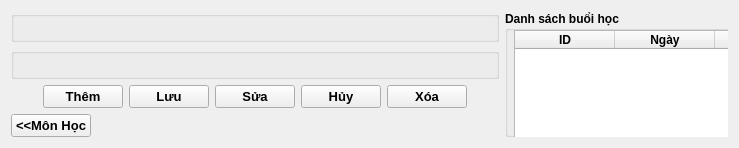
               <widget class="QWidget" name="page_LichHoc">
                <layout class="QHBoxLayout" name="horizontalLayout_2">
                 <item>
                  <layout class="QHBoxLayout" name="horizontalLayout_5" stretch="5,3">
                   <item>
                    <layout class="QVBoxLayout" name="verticalLayout_31" stretch="1,3,1">
                     <item>
                      <layout class="QHBoxLayout" name="horizontalLayout_22">
                       <item>
                        <widget class="QGroupBox" name="groupBox_24">
                         <property name="title">
                          <string/>
                         </property>
                         <widget class="QLabel" name="label_2">
                          <property name="geometry">
                           <rect>
                            <x>10</x>
                            <y>10</y>
                            <width>721</width>
                            <height>101</height>
                           </rect>
                          </property>
                          <property name="font">
                           <font>
                            <pointsize>14</pointsize>
                            <weight>75</weight>
                            <bold>true</bold>
                           </font>
                          </property>
                          <property name="text">
                           <string>Thông Tin Buổi Học</string>
                          </property>
                          <property name="alignment">
                           <set>Qt::AlignCenter</set>
                          </property>
                         </widget>
                        </widget>
                       </item>
                      </layout>
                     </item>
                     <item>
                      <layout class="QHBoxLayout" name="horizontalLayout_33" stretch="1">
                       <item>
                        <widget class="QGroupBox" name="groupBox_25">
                         <property name="title">
                          <string/>
                         </property>
                         <widget class="QWidget" name="horizontalLayoutWidget_8">
                          <property name="geometry">
                           <rect>
                            <x>-1</x>
                            <y>-1</y>
                            <width>741</width>
                            <height>371</height>
                           </rect>
                          </property>
                          <layout class="QHBoxLayout" name="horizontalLayout_40" stretch="1,1">
                           <item>
                            <layout class="QFormLayout" name="formLayout_12">
                             <property name="verticalSpacing">
                              <number>28</number>
                             </property>
                             <property name="leftMargin">
                              <number>8</number>
                             </property>
                             <property name="topMargin">
                              <number>42</number>
                             </property>
                             <property name="rightMargin">
                              <number>7</number>
                             </property>
                             <item row="0" column="0">
                              <widget class="QLabel" name="iDLPHCPhNLabel">
                               <property name="font">
                                <font>
                                 <pointsize>10</pointsize>
                                 <weight>75</weight>
                                 <bold>true</bold>
                                </font>
                               </property>
                               <property name="text">
                                <string>ID Lớp Học Phần:</string>
                               </property>
                              </widget>
                             </item>
                             <item row="0" column="1">
                              <widget class="QLineEdit" name="fi_IDLHP_4">
                               <property name="font">
                                <font>
                                 <pointsize>10</pointsize>
                                 <weight>50</weight>
                                 <bold>false</bold>
                                </font>
                               </property>
                              </widget>
                             </item>
                             <item row="1" column="0">
                              <widget class="QLabel" name="iDBuIHCLabel">
                               <property name="font">
                                <font>
                                 <pointsize>10</pointsize>
                                 <weight>75</weight>
                                 <bold>true</bold>
                                </font>
                               </property>
                               <property name="text">
                                <string>ID Buổi Học:</string>
                               </property>
                              </widget>
                             </item>
                             <item row="1" column="1">
                              <widget class="QLineEdit" name="fi_IDBH_4">
                               <property name="font">
                                <font>
                                 <pointsize>10</pointsize>
                                 <weight>50</weight>
                                 <bold>false</bold>
                                </font>
                               </property>
                              </widget>
                             </item>
                             <item row="2" column="0">
                              <widget class="QLabel" name="ngYLabel">
                               <property name="font">
                                <font>
                                 <pointsize>10</pointsize>
                                 <weight>75</weight>
                                 <bold>true</bold>
                                </font>
                               </property>
                               <property name="text">
                                <string>Ngày:</string>
                               </property>
                              </widget>
                             </item>
                             <item row="2" column="1">
                              <widget class="QDateEdit" name="fi_NgayHoc_4">
                               <property name="font">
                                <font>
                                 <pointsize>10</pointsize>
                                 <weight>50</weight>
                                 <bold>false</bold>
                                </font>
                               </property>
                              </widget>
                             </item>
                             <item row="3" column="0">
                              <widget class="QLabel" name="tTiTLabel">
                               <property name="font">
                                <font>
                                 <pointsize>10</pointsize>
                                 <weight>75</weight>
                                 <bold>true</bold>
                                </font>
                               </property>
                               <property name="text">
                                <string>Từ Tiết:</string>
                               </property>
                              </widget>
                             </item>
                             <item row="3" column="1">
                              <widget class="QComboBox" name="fi_GioBD_4">
                               <property name="font">
                                <font>
                                 <pointsize>10</pointsize>
                                 <weight>50</weight>
                                 <bold>false</bold>
                                </font>
                               </property>
                              </widget>
                             </item>
                            </layout>
                           </item>
                           <item>
                            <layout class="QFormLayout" name="formLayout_14">
                             <property name="verticalSpacing">
                              <number>28</number>
                             </property>
                             <property name="leftMargin">
                              <number>6</number>
                             </property>
                             <property name="topMargin">
                              <number>42</number>
                             </property>
                             <property name="rightMargin">
                              <number>8</number>
                             </property>
                             <item row="0" column="0">
                              <widget class="QLabel" name="mNHCLabel">
                               <property name="font">
                                <font>
                                 <pointsize>10</pointsize>
                                 <weight>75</weight>
                                 <bold>true</bold>
                                </font>
                               </property>
                               <property name="text">
                                <string>Môn Học:</string>
                               </property>
                              </widget>
                             </item>
                             <item row="0" column="1">
                              <widget class="QLineEdit" name="fi_MH_4">
                               <property name="font">
                                <font>
                                 <pointsize>10</pointsize>
                                 <weight>50</weight>
                                 <bold>false</bold>
                                </font>
                               </property>
                              </widget>
                             </item>
                             <item row="1" column="0">
                              <widget class="QLabel" name="giNgViNLabel_3">
                               <property name="font">
                                <font>
                                 <pointsize>10</pointsize>
                                 <weight>75</weight>
                                 <bold>true</bold>
                                </font>
                               </property>
                               <property name="text">
                                <string>Giảng Viên:</string>
                               </property>
                              </widget>
                             </item>
                             <item row="1" column="1">
                              <widget class="QLineEdit" name="fi_GiangVien_4">
                               <property name="font">
                                <font>
                                 <pointsize>10</pointsize>
                                 <weight>50</weight>
                                 <bold>false</bold>
                                </font>
                               </property>
                              </widget>
                             </item>
                             <item row="2" column="0">
                              <widget class="QLabel" name="phNgLabel_2">
                               <property name="font">
                                <font>
                                 <pointsize>10</pointsize>
                                 <weight>75</weight>
                                 <bold>true</bold>
                                </font>
                               </property>
                               <property name="text">
                                <string>Phòng:</string>
                               </property>
                              </widget>
                             </item>
                             <item row="2" column="1">
                              <widget class="QComboBox" name="fi_PhongHoc_4">
                               <property name="font">
                                <font>
                                 <pointsize>10</pointsize>
                                 <weight>50</weight>
                                 <bold>false</bold>
                                </font>
                               </property>
                              </widget>
                             </item>
                             <item row="3" column="0">
                              <widget class="QLabel" name="nTiTLabel">
                               <property name="font">
                                <font>
                                 <pointsize>10</pointsize>
                                 <weight>75</weight>
                                 <bold>true</bold>
                                </font>
                               </property>
                               <property name="text">
                                <string>Đến Tiết:</string>
                               </property>
                              </widget>
                             </item>
                             <item row="3" column="1">
                              <widget class="QComboBox" name="fi_GioKT_4">
                               <property name="font">
                                <font>
                                 <pointsize>10</pointsize>
                                 <weight>50</weight>
                                 <bold>false</bold>
                                </font>
                               </property>
                              </widget>
                             </item>
                            </layout>
                           </item>
                          </layout>
                         </widget>
                        </widget>
                       </item>
                      </layout>
                     </item>
                     <item>
                      <layout class="QVBoxLayout" name="verticalLayout_33">
                       <item>
                        <layout class="QHBoxLayout" name="horizontalLayout_35">
                         <property name="leftMargin">
                          <number>32</number>
                         </property>
                         <property name="rightMargin">
                          <number>32</number>
                         </property>
                         <item>
                          <spacer name="horizontalSpacer_5">
                           <property name="orientation">
                            <enum>Qt::Horizontal</enum>
                           </property>
                           <property name="sizeHint" stdset="0">
                            <size>
                             <width>40</width>
                             <height>20</height>
                            </size>
                           </property>
                          </spacer>
                         </item>
                         <item>
                          <widget class="QPushButton" name="btn_ThemBH_4">
                           <property name="font">
                            <font>
                             <pointsize>10</pointsize>
                             <weight>75</weight>
                             <bold>true</bold>
                            </font>
                           </property>
                           <property name="text">
                            <string>Thêm</string>
                           </property>
                          </widget>
                         </item>
                         <item>
                          <widget class="QPushButton" name="btn_LuuBH_4">
                           <property name="font">
                            <font>
                             <pointsize>10</pointsize>
                             <weight>75</weight>
                             <bold>true</bold>
                            </font>
                           </property>
                           <property name="text">
                            <string>Lưu</string>
                           </property>
                          </widget>
                         </item>
                         <item>
                          <widget class="QPushButton" name="btn_SuaBH_4">
                           <property name="font">
                            <font>
                             <pointsize>10</pointsize>
                             <weight>75</weight>
                             <bold>true</bold>
                            </font>
                           </property>
                           <property name="text">
                            <string>Sửa</string>
                           </property>
                          </widget>
                         </item>
                         <item>
                          <widget class="QPushButton" name="btn_HuyBH_4">
                           <property name="font">
                            <font>
                             <pointsize>10</pointsize>
                             <weight>75</weight>
                             <bold>true</bold>
                            </font>
                           </property>
                           <property name="text">
                            <string>Hủy</string>
                           </property>
                          </widget>
                         </item>
                         <item>
                          <widget class="QPushButton" name="btn_XoaBH_4">
                           <property name="font">
                            <font>
                             <pointsize>10</pointsize>
                             <weight>75</weight>
                             <bold>true</bold>
                            </font>
                           </property>
                           <property name="text">
                            <string>Xóa</string>
                           </property>
                          </widget>
                         </item>
                         <item>
                          <spacer name="horizontalSpacer_6">
                           <property name="orientation">
                            <enum>Qt::Horizontal</enum>
                           </property>
                           <property name="sizeHint" stdset="0">
                            <size>
                             <width>40</width>
                             <height>20</height>
                            </size>
                           </property>
                          </spacer>
                         </item>
                        </layout>
                       </item>
                       <item>
                        <layout class="QHBoxLayout" name="horizontalLayout_38">
                         <item>
                          <widget class="QPushButton" name="btn_BackPageMH_4">
                           <property name="font">
                            <font>
                             <pointsize>10</pointsize>
                             <weight>75</weight>
                             <bold>true</bold>
                            </font>
                           </property>
                           <property name="text">
                            <string>&lt;&lt;Môn Học</string>
                           </property>
                          </widget>
                         </item>
                         <item>
                          <spacer name="horizontalSpacer_4">
                           <property name="orientation">
                            <enum>Qt::Horizontal</enum>
                           </property>
                           <property name="sizeHint" stdset="0">
                            <size>
                             <width>40</width>
                             <height>20</height>
                            </size>
                           </property>
                          </spacer>
                         </item>
                        </layout>
                       </item>
                      </layout>
                     </item>
                    </layout>
                   </item>
                   <item>
                    <layout class="QVBoxLayout" name="verticalLayout_32">
                     <item>
                      <widget class="QGroupBox" name="groupBox_23">
                       <property name="font">
                        <font>
                         <weight>75</weight>
                         <bold>true</bold>
                        </font>
                       </property>
                       <property name="title">
                        <string>Danh sách buổi học</string>
                       </property>
                       <widget class="QWidget" name="horizontalLayoutWidget_2">
                        <property name="geometry">
                         <rect>
                          <x>9</x>
                          <y>19</y>
                          <width>431</width>
                          <height>491</height>
                         </rect>
                        </property>
                        <layout class="QHBoxLayout" name="horizontalLayout_14">
                         <item>
                          <widget class="QTableWidget" name="tbl_DSBuoiHoc_4">
                           <property name="font">
                            <font>
                             <weight>50</weight>
                             <bold>false</bold>
                            </font>
                           </property>
                           <column>
                            <property name="text">
                             <string>ID</string>
                            </property>
                            <property name="font">
                             <font>
                              <weight>75</weight>
                              <bold>true</bold>
                             </font>
                            </property>
                           </column>
                           <column>
                            <property name="text">
                             <string>Ngày</string>
                            </property>
                            <property name="font">
                             <font>
                              <weight>75</weight>
                              <bold>true</bold>
                             </font>
                            </property>
                           </column>
                           <column>
                            <property name="text">
                             <string>Phòng</string>
                            </property>
                            <property name="font">
                             <font>
                              <weight>75</weight>
                              <bold>true</bold>
                             </font>
                            </property>
                           </column>
                          </widget>
                         </item>
                        </layout>
                       </widget>
                       <widget class="QPushButton" name="btn_ChiTietDD_4">
                        <property name="geometry">
                         <rect>
                          <x>240</x>
                          <y>530</y>
                          <width>191</width>
                          <height>31</height>
                         </rect>
                        </property>
                        <property name="font">
                         <font>
                          <weight>75</weight>
                          <bold>true</bold>
                         </font>
                        </property>
                        <property name="text">
                         <string>Chi Tiết Điểm Danh</string>
                        </property>
                       </widget>
                      </widget>
                     </item>
                    </layout>
                   </item>
                  </layout>
                 </item>
                </layout>
               </widget>
